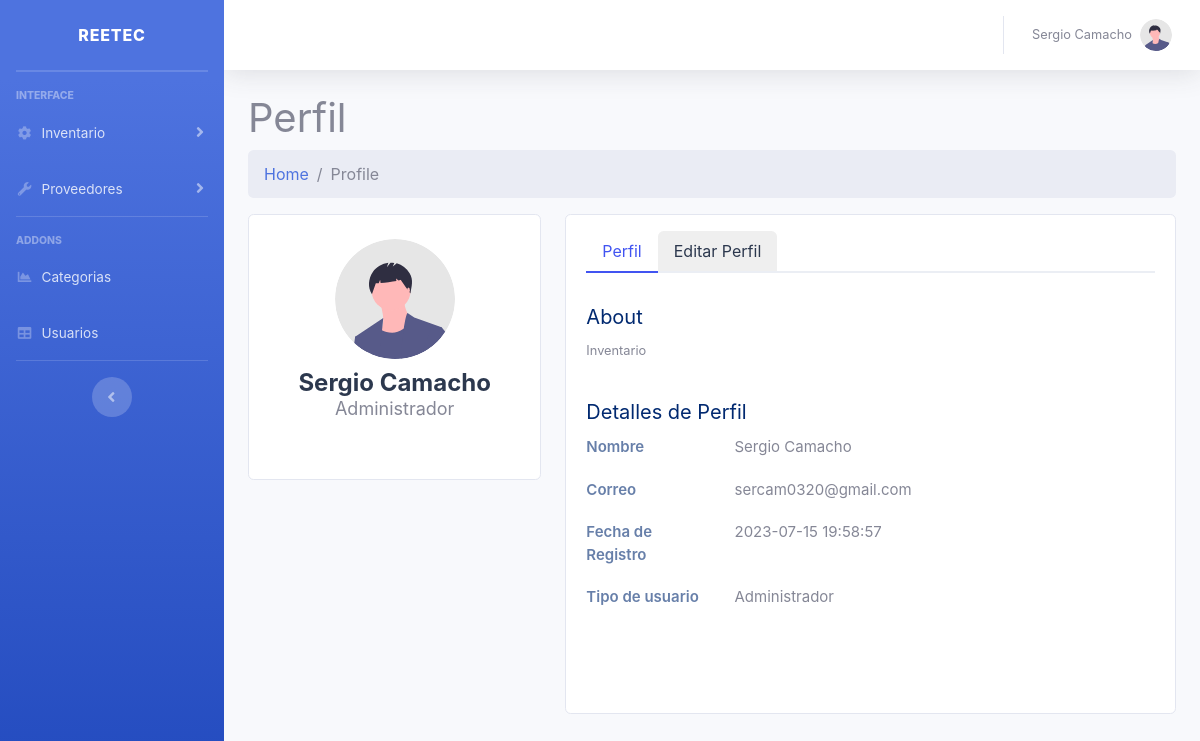
Page /views/profile.php (signed in) on the committed database.
### tables this page shows
CREATE TABLE `users` (
  `id` int(11) NOT NULL,
  `usuario` varchar(50) NOT NULL,
  `correo` varchar(50) NOT NULL,
  `telefono` varchar(50) NOT NULL,
  `password` varchar(300) NOT NULL,
  `fecha` timestamp NOT NULL DEFAULT current_timestamp() ON UPDATE current_timestamp(),
  `id_rol` int(11) NOT NULL
);

CREATE TABLE `permisos` (
  `id` int(11) NOT NULL,
  `rol` varchar(50) NOT NULL
);

### views/profile.php (the view, shortened to what this page needs)
<?php include "../includes/header.php"; ?>
<?php include "../includes/db.php"; ?>
<?php
$actualsesion = $_SESSION['usuario'];
?>
<?php
$sql = "SELECT  u.id, u.usuario, u.correo, u.password, u.fecha, p.rol FROM users u
LEFT JOIN permisos p ON u.id_rol= p.id  WHERE usuario ='$actualsesion'";
$usuarios = mysqli_query($conexion, $sql);
if ($usuarios->num_rows > 0) {
    foreach ($usuarios as $key => $fila) {
?>
        <tr>
        </tr>
<?php
    }
}
?>
<html lang="en">
<head>
    <link rel="stylesheet" href="../css/profile.css">
</head>
<body>
    <div class="container">
        <main id="main" class="main">
            <div class="pagetitle">
                <h1>Perfil</h1>
                <nav>
                    <ol class="breadcrumb">
                        <li class="breadcrumb-item"><a href="index.php">Home</a></li>
                        <li class="breadcrumb-item active">Profile</li>
                    </ol>
                </nav>
            </div>
            <section class="section profile">
                <div class="row">
                    <div class="col-xl-4">
                        <div class="card">
                            <div class="card-body profile-card pt-4 d-flex flex-column align-items-center">
                                <img src="../img/undraw_profile.svg" alt="Profile" class="rounded-circle">
                                <h2><?php echo $fila['usuario']; ?></h2>
                                <h3><?php echo $fila['rol']; ?></h3>
                                <div class="social-links mt-2">
                                </div>
                            </div>
                        </div>
                    </div>
                    <div class="col-xl-8">
                        <div class="card">
                            <div class="card-body pt-3">
                                <ul class="nav nav-tabs nav-tabs-bordered">
                                    <li class="nav-item">
                                        <button class="nav-link active" data-bs-toggle="tab" data-bs-target="#profile-overview">Perfil</button>
                                    </li>
                                    <li class="nav-item">
                                        <button class="nav-link" data-bs-toggle="tab" data-bs-target="#profile-edit">Editar Perfil</button>
                                    </li>
                                </ul>
                                <div class="tab-content pt-2">
                                    <div class="tab-pane fade show active profile-overview" id="profile-overview">
                                        <br>
                                        <h5 class="card-title">About</h5>
                                        <p class="small fst-italic">Inventario</p>
                                        <br>
                                        <h5 class="card-title">Detalles de Perfil</h5>
                                        <div class="row">
                                            <div class="col-lg-3 col-md-4 label ">Nombre</div>
                                            <div class="col-lg-9 col-md-8"><?php echo $fila['usuario']; ?></div>
                                        </div>
                                        <div class="row">
                                            <div class="col-lg-3 col-md-4 label">Correo</div>
                                            <div class="col-lg-9 col-md-8"><?php echo $fila['correo']; ?></div>
                                        </div>
                                        <div class="row">
                                            <div class="col-lg-3 col-md-4 label">Fecha de Registro</div>
                                            <div class="col-lg-9 col-md-8"><?php echo $fila['fecha']; ?></div>
                                        </div>
                                        <div class="row">
                                            <div class="col-lg-3 col-md-4 label">Tipo de usuario</div>
                                            <div class="col-lg-9 col-md-8"><?php echo $fila['rol']; ?></div>
                                        </div>
                                    </div>
                                </div>
</body>
</html>
<?php include "../includes/footer.php"; ?>

### css/profile.css (style rules this page uses)
.profile .profile-card img { max-width: 120px; }
.profile .profile-card h2 { font-size: 24px; font-weight: 700; color: #2c384e; margin: 10px 0 0 0; }
.profile .profile-card h3 { font-size: 18px; }
.profile .profile-overview .row { margin-bottom: 20px; font-size: 15px; }
.profile .profile-overview .card-title { color: #012970; }
.profile .profile-overview .label { font-weight: 600; color: rgba(1, 41, 112, 0.6); }
.nav-tabs-bordered { border-bottom: 2px solid #ebeef4; }
.nav-tabs-bordered .nav-link { margin-bottom: -2px; border: none; color: #2c384e; }
.nav-tabs-bordered .nav-link.active { background-color: #fff; color: #4154f1; border-bottom: 2px solid #4154f1; }

### rows in the picture
users: usuario "Sergio Camacho", permisos.rol "Administrador", correo "sercam0320@gmail.com", fecha "2023-07-15 19:58:57"

### other values in the picture
$_SESSION['usuario'] "Sergio Camacho"
